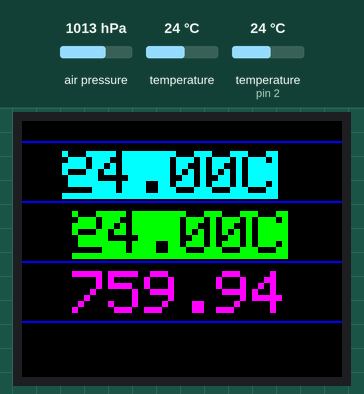
Recording of a sketch running on a simulated Arduino Uno, built with avr-gcc and run on an emulated ATmega328P. Parts: 160×128 colour display. Inputs (shaded band) come from the test bench; at power-on: air pressure 1013 hPa, temperature (sensor on pin 2) 24 °C, temperature 24 °C.

Above: at 1.3 s.
1.4 s: air pressure set to 952 hPa
At 2.3 s:
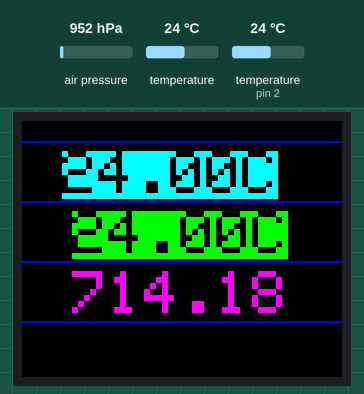
3.0 s: temperature (sensor on pin 2) set to 12 °C
At 4.5 s:
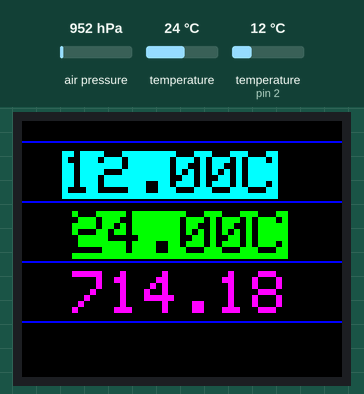
5.1 s: temperature (sensor 0) set to 12 °C
At 6.6 s:
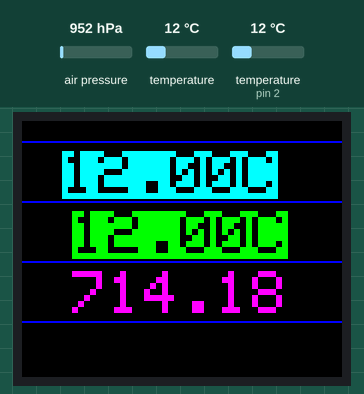
7.4 s: temperature (sensor on pin 2) set to 19 °C
At 8.7 s:
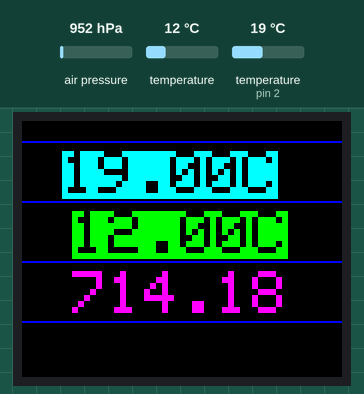
9.6 s: air pressure set to 975 hPa
At 10.9 s:
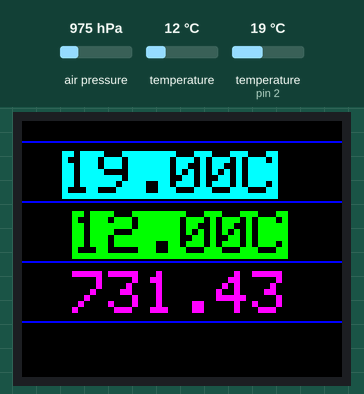
11.9 s: temperature (sensor on pin 2) set to 28 °C
At 13.0 s:
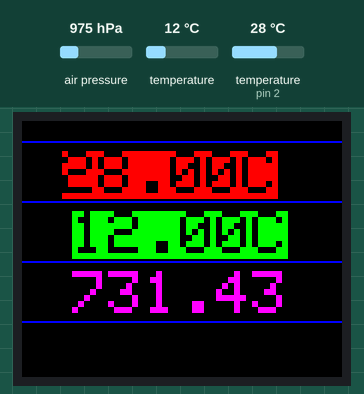
Timing chart, 0 to 14.9 s (numbered marks = the images above; inputs shaded):
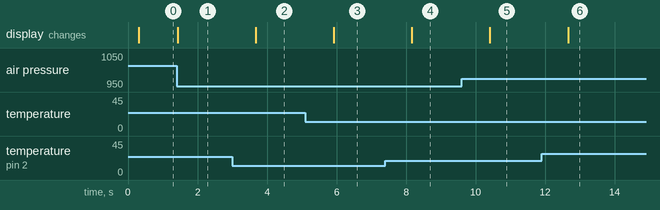

Measured:
- after the input at 1.4 s, the display: changes at once (image 1)
- after the input at 3.0 s, the display: changes after 0.68 s (image 2)
- after the input at 5.1 s, the display: changes after 0.82 s (image 3)
- after the input at 7.4 s, the display: changes after 0.77 s (image 4)
- after the input at 9.6 s, the display: changes after 0.81 s (image 5)
- after the input at 11.9 s, the display: changes after 0.76 s (image 6)

The sketch:

HuiniaRabochaya_DS18b20.ino
```cpp
#include <Adafruit_ST7735.h>
#include <Adafruit_ST7789.h>
#include <Adafruit_ST77xx.h>
#include <OneWire.h>
#include <DallasTemperature.h>
#include <SPI.h>
#include <Adafruit_GFX.h>
#include <Wire.h>
#include <Adafruit_BMP280.h>
#define ONE_WIRE_BUS 2
//define a object of DS1307 class
// OneWire DS18S20, DS18B20, DS1822 Temperature Example
//
// http://www.pjrc.com/teensy/td_libs_OneWire.html
//
// The DallasTemperature library can do all this work for you!
// https://github.com/milesburton/Arduino-Temperature-Control-Library
//OneWire  ds(10);  // on pin 10 (a 4.7K resistor is necessary)
// TFT lcd(8,9,10,11,12); //Arduino  csk,sda,A0,rst,cs
#define sclk 52
#define mosi 51
#define cs   13
#define rst  11
#define dc   10
/* На моем дисплее
 SCK = CLK > D13 = #define sclk 13
 SDA > D11 = #define mosi 11
 A0 = RS > D7 = #define dc   7
 RST > D6 = #define rst  6
 CS > D5= #define cs   5
 GND > GND
 VCC > 5V
*/
Adafruit_ST7735 tft = Adafruit_ST7735(cs, dc, rst);
OneWire oneWire(ONE_WIRE_BUS);
DallasTemperature sensors(&oneWire);
DeviceAddress Thermometer1 = {
  0x28, 0xFF, 0xAE, 0x28, 0x21, 0x17, 0x04, 0x69 };  // адрес датчика DS18B20

Adafruit_BMP280 bmp; // use I2C interface
Adafruit_Sensor *bmp_temp = bmp.getTemperatureSensor();
Adafruit_Sensor *bmp_pressure = bmp.getPressureSensor();

void setup() {
  //инициализация датчика ds18b20
  sensors.begin();
  sensors.setResolution(Thermometer1,8);//установка сенсора
  //установка дисплея
  tft.initR(INITR_BLACKTAB);
  tft.setRotation(tft.getRotation() + 1); // rotate 90degs
  tft.setTextSize(1);    //1-8
  tft.fillScreen(ST7735_BLACK);
  tft.drawLine(0,10,168, 10, ST7735_BLUE);
  tft.drawLine(0,40,168, 40, ST7735_BLUE);
  tft.drawLine(0,70,168, 70, ST7735_BLUE);
  tft.drawLine(0,100,168, 100, ST7735_BLUE);
  //Com-port инициализация
 // Serial.begin(9600);
  //старт времени
  //clock.begin();
  //используется для установки времени
  //для установки раскоментировать
  /*clock.fillByYMD(2018,11,9);//Jan 19,2013
  clock.fillByHMS(13,45,30);//15:28 30"
  clock.fillDayOfWeek(FRI);//Saturday
  clock.setTime();//write time to the RTC chip*/
if (!bmp.begin()) {
    while (1) delay(10);
  }

  /* Default settings from datasheet. */
  bmp.setSampling(Adafruit_BMP280::MODE_NORMAL,     /* Operating Mode. */
                  Adafruit_BMP280::SAMPLING_X2,     /* Temp. oversampling */
                  Adafruit_BMP280::SAMPLING_X16,    /* Pressure oversampling */
                  Adafruit_BMP280::FILTER_X16,      /* Filtering. */
                  Adafruit_BMP280::STANDBY_MS_500); /* Standby time. */

//  bmp_temp->printSensorDetails();
}

/*void printTime()
{
  clock.getTime();
  tft.setTextSize(2);
  tft.setCursor(5,65);
  tft.setTextColor(ST7735_YELLOW,ST7735_BLACK);
  tft.print(clock.hour, DEC);
  tft.print(":");

  tft.setTextSize(2);
  tft.setCursor(40,65);
  tft.setTextColor(ST7735_YELLOW,ST7735_BLACK);
  tft.print(clock.minute, DEC);
  tft.print(":");

  tft.setTextSize(2);
  tft.setCursor(75,65);
  tft.setTextColor(ST7735_MAGENTA,ST7735_BLACK);
  tft.print(clock.second);

  //Год,месяц,день
  tft.setTextSize(2);
  tft.setCursor(5,90);
  tft.setTextColor(ST7735_BLUE,ST7735_BLACK);
  tft.print(clock.month, DEC);
  tft.print("/");

  tft.setTextSize(2);
  tft.setCursor(45,90);
  tft.setTextColor(ST7735_BLUE,ST7735_BLACK);
  tft.print(clock.dayOfMonth, DEC);
  tft.print("/");

  tft.setTextSize(2);
  tft.setCursor(75,90);
  tft.setTextColor(ST7735_BLUE,ST7735_BLACK);
  tft.print(clock.year+2000, DEC);
//неделя
  tft.setTextSize(2);
  tft.setCursor(105,65);
  tft.setTextColor(ST7735_RED,ST7735_BLACK);
  tft.print(clock.dayOfWeek);
  Serial.print(clock.dayOfWeek);
  switch (clock.dayOfWeek)// Friendly printout the weekday
  {
    case MON:
      tft.print("MON");
      break;
    case TUE:
      tft.print("TUE");
      break;
    case WED:
      tft.print("WED");
      break;
    case THU:
      tft.print("THU");
      break;
    case FRI:
      tft.print("FRI");
      break;
    case SAT:
      tft.print("SAT");
      break;
    case SUN:
      tft.print("SUN");
      break;
  }
 }
*/


void printTemperature(DeviceAddress deviceAddress) {
  float tempC = sensors.getTempC(deviceAddress);
  //Цельсии
  if(tempC > 24.9){
  tft.setTextSize(3);
  tft.setCursor(20,15);
  tft.setTextColor(ST7735_BLACK,ST7735_RED);
  tft.print(tempC);
  tft.print("C");
  }
  else
  {
  tft.setTextSize(3);
  tft.setCursor(20,15);
  tft.setTextColor(ST7735_BLACK,ST7735_CYAN);
  tft.print(tempC);
  tft.print("C");
    }
}
void printBmp280(){
  sensors_event_t temp_event, pressure_event;
  bmp_temp->getEvent(&temp_event);
  bmp_pressure->getEvent(&pressure_event);

 if(temp_event.temperature >25.5){
  tft.setTextSize(3);
  tft.setTextColor(ST7735_BLACK,ST7735_RED);
  tft.setCursor(25,45);
  tft.print(temp_event.temperature);
  tft.print("C");
}
  else if(temp_event.temperature <= 25.0 ){
  tft.setTextSize(3);
  tft.setTextColor(ST7735_BLACK,ST7735_GREEN);
  tft.setCursor(25,45);
  tft.print(temp_event.temperature);
  tft.print("C");
  }
  else if( temp_event.temperature >= 18  ){
  tft.setTextSize(3);
  tft.setTextColor(ST7735_MAGENTA,ST7735_BLACK);
  tft.setCursor(25,45);
  tft.print(temp_event.temperature);
  tft.print("C");
  }
  else{
  tft.setTextSize(3);
  tft.setTextColor(ST7735_CYAN,ST7735_BLACK);
  tft.setCursor(25,45);
  tft.print(temp_event.temperature);
  tft.print("C");
  }

  tft.setTextSize(3);
  tft.setCursor(25,75);
  tft.setTextColor(ST7735_MAGENTA,ST7735_BLACK);
  tft.print(pressure_event.pressure/1.333);
}
void loop() {
  sensors.requestTemperatures();
  printTemperature(Thermometer1);
  printBmp280();
  delay(1000);
  //printTime();
}
```
